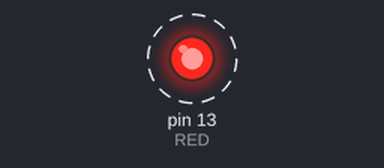
The sketch below on a simulated Arduino Uno, built with avr-gcc and run on an emulated ATmega328P. Parts: output pins drawn as LEDs (lit = HIGH). Dashed ring = blinking.

Above: at 0.5 s.
Timing chart, 0 to 4.6 s (numbered marks = the images above):
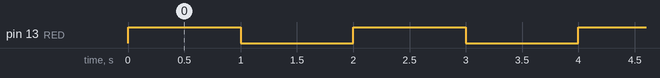

Measured:
- by itself, pin 13 (RED): alternates HIGH for 1.0 s and LOW for 1.0 s

The sketch:

Paul_McWhorter_tut_6.ino
```cpp
int RED=13;
int dit=1000;
//float pi=3.14
//string name=Usata

void setup() {
pinMode(RED,OUTPUT);
}

void loop() {
digitalWrite(RED,HIGH);
delay(dit);
digitalWrite(RED,LOW);
delay(dit);

}
```
